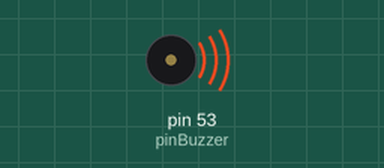
Simulated run of this sketch. Board: Arduino Mega 2560, built with avr-gcc and run on an emulated ATmega2560. Shown: buzzer (waves = sounding). At 2.0 s the program stops and its outputs stay as they are.

Above: at 0.35 s.
At 1.9 s:
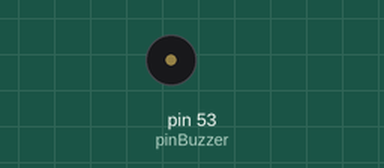
Timing chart, 0 to 3.4 s (numbered marks = the images above):
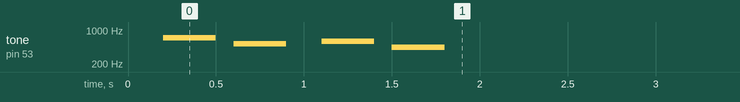

Measured:
- by itself, tone on pin 53 (pinBuzzer): plays 698 Hz for 0.30 s, 520 Hz for 0.30 s, 587 Hz for 0.30 s, 440 Hz for 0.30 s

The sketch:

buzzer.ino
```cpp
// http://onlinesequencer.net/

#define pinBuzzer 53               // Buzzer

unsigned long nextTimeMelody = 0;
unsigned long nextTimeMelodyTone = 0;
int currMelody = 0;
int melodyToneIdx = 0;

enum {
  //  Cf Df    Ff Gf Af
  // C  D  E  F  G  A  B
  TONE_C4, TONE_Cf4, TONE_D4, TONE_Df4, TONE_E4, TONE_F4, TONE_Ff4, TONE_G4, TONE_Gf4, TONE_A4, TONE_Af4, TONE_B4,
  TONE_C5, TONE_Cf5, TONE_D5, TONE_Df5, TONE_E5, TONE_F5, TONE_Ff5, TONE_G5, TONE_Gf5, TONE_A5, TONE_Af5, TONE_B5,
};

int frequencies[] = {
     262, 277, 294, 311, 330, 349, 370, 392, 415, 440, 466, 494,
     520, 554, 587, 622, 659, 698, 740, 784, 831, 880, 932, 988
};

int melodies[] = {
  TONE_F5,  TONE_C5,  TONE_D5,  TONE_A4
};

void setup(){
  pinMode(pinBuzzer, OUTPUT);
}

void runBuzzer(){
  if (millis() >= nextTimeMelodyTone){
    if (millis() > nextTimeMelodyTone+100){
      int freqIdx = melodies[melodyToneIdx];
      int freq = frequencies[freqIdx];
      tone(pinBuzzer, freq);
      nextTimeMelodyTone = millis() + 300;
      melodyToneIdx++;
      if (melodyToneIdx == 5) {
        noTone(pinBuzzer);
        while (true);
        //melodyToneIdx=0;
      }
    } else noTone(pinBuzzer);
  }
}

void playMelody(int number){
}

void loop(){
  if  (millis() >= nextTimeMelody){
    currMelody = (currMelody + 1) % 2;
    playMelody(currMelody);
  }
  runBuzzer();
  delay(100);
}
```
